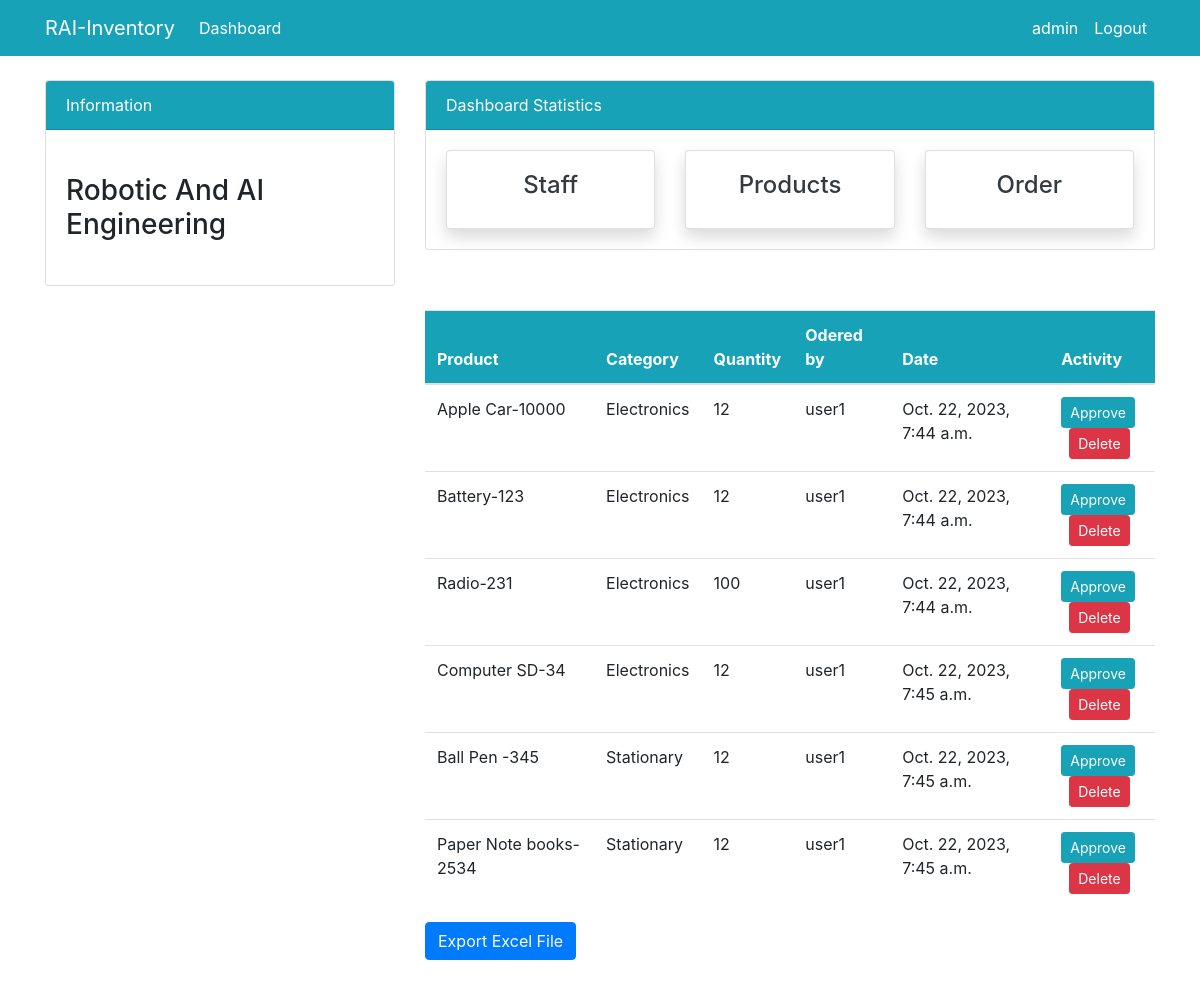
The page /order/ (signed in) on the database its author committed.
### dashboard/models.py (models this page shows, shortened)
class Order(models.Model):
     product = models.ForeignKey(Product,on_delete=models.CASCADE, null = True)
     staff = models.ForeignKey(User,models.CASCADE, null = True)
     order_quantity = models.PositiveBigIntegerField(null=True)
     date  = models.DateTimeField(auto_now_add=True)
     class Meta:
         verbose_name_plural = 'Order'

class Product(models.Model):
     name = models.CharField(max_length = 100 , null=True)
     category = models.CharField(max_length = 20,choices = CATEGORY ,null=True)
     quantity = models.PositiveBigIntegerField( null=True)
     class Meta:
         verbose_name_plural = 'Product'
     def __str__(self):
         return f'{self.name}-{self.quantity}'

### dashboard/views.py (the view)
# urls.py: path('order/',views.order, name = 'dashboard-order'),
@login_required(login_url = 'user-login')
def order(request):
    orders = Order.objects.all()
    context = {
        'orders': orders
    }
    return render(request,'dashboard/order.html',context)

### templates/dashboard/order.html (shortened to what this page needs)
{% extends "partials/base.html" %}
{% block content %}
{% include 'partials/topnav.html' %}
<div class = "container">
  <div class="row my-4">
    <div class="col-md-4"></div>
    <div class="col-md-8">
        <table class="table bg-white">
            <thead class="bg-info text-white">
                <tr>
                    <th scope="col">Product</th>
                    <th scope="col">Category</th>
                    <th scope="col">Quantity</th>
                    <th scope="col">Odered by</th>
                    <th scope="col">Date</th>
                    <th scope="col">Activity</th>
                </tr>
            </thead>
            <tbody>
              {% for orders in orders %}
                <tr>
                    <td>{{orders.product}}</td>
                    <td>{{orders.product.category}}</td>
                    <td>{{orders.order_quantity}}</td>
                    <td>{{orders.staff.username}}</td>
                    <td>{{orders.date}}</td>
                    <td>
                        <a class="btn btn-info btn-sm mr-2" href="">Approve</a>
                            <br>
                        <a class="btn btn-danger btn-sm ml-2"
                            href="{%url 'dashboard-order-cancel' orders.id %}">Delete</a>
                    </td>
                </tr>
            {% endfor %}
            </tbody>
        </table>
            <form method="post" action="{% url 'export_data_to_excel' %}">
                <button type="submit" class="btn btn-primary">Export Excel File</button>
            </form>
    </div>
 </div>
</div>
{% endblock%}

### templates/partials/nav.html (shortened to what this page needs)
<nav class="navbar navbar-expand-lg navbar-info bg-info">
    {% if user.is_authenticated %}
    <div class="container">
        <a class="navbar-brand text-white" href="{% url 'dashboard-index' %}">RAI-Inventory</a>
        <div class="collapse navbar-collapse" id="navbarSupportedContent">
            <ul class="navbar-nav mr-auto">
                <li class="nav-item active">
                    <a class="nav-link text-white" href="">Dashboard </a>
                </li>
            </ul>
            <ul class="navbar-nav ml-auto">
                <li class="nav-item active">
                    <a class="nav-link text-white" href="{% url 'user-profile' %}"> {{user.username}}
                        <span class="sr-only">(current)</span></a>
                </li>
                <li class="nav-item">
                    <a class="nav-link text-white" href="{%url 'user-logout' %}">Logout</a>
                </li>
            </ul>
          {% endif%}
        </div>
    </div>
</nav>

### static/style.css (style rules this page uses)
body { background: white; }

### rows shown on the page
Order: product "Apple Car-10000", product.category "Electronics", order_quantity "12", staff.username "user1", date "Oct. 22, 2023, 7:44 a.m."
Order: product "Battery-123", product.category "Electronics", order_quantity "12", staff.username "user1", date "Oct. 22, 2023, 7:44 a.m."
Order: product "Radio-231", product.category "Electronics", order_quantity "100", staff.username "user1", date "Oct. 22, 2023, 7:44 a.m."
Order: product "Computer SD-34", product.category "Electronics", order_quantity "12", staff.username "user1", date "Oct. 22, 2023, 7:45 a.m."
Order: product "Ball Pen -345", product.category "Stationary", order_quantity "12", staff.username "user1", date "Oct. 22, 2023, 7:45 a.m."
Order: product "Paper Note books-2534", product.category "Stationary", order_quantity "12", staff.username "user1", date "Oct. 22, 2023, 7:45 a.m."

### other values the page prints
{{ user.username }} "admin"
